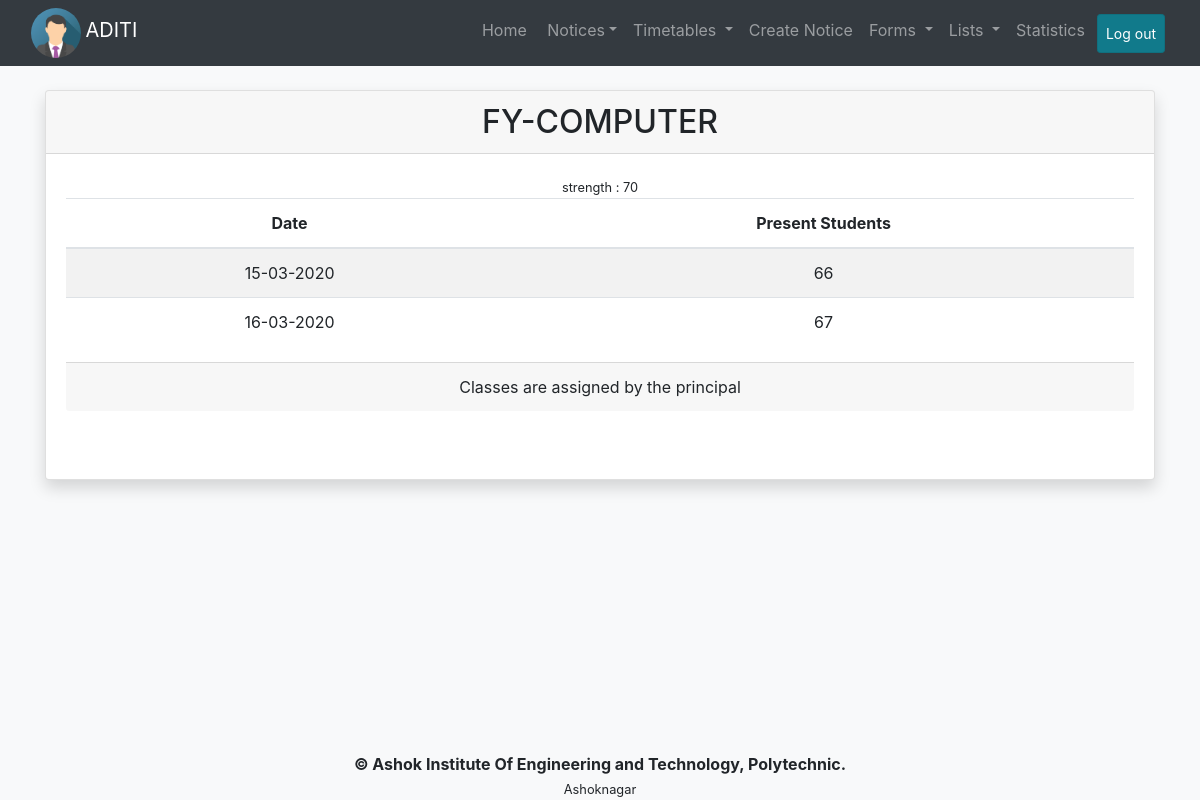
The app's page /tasks.php (signed in) with its own data.
### tables this page shows
CREATE TABLE `teachers` (
  `name` text NOT NULL,
  `surname` text NOT NULL,
  `email` varchar(40) NOT NULL,
  `password` text NOT NULL,
  `position` text NOT NULL,
  `dept` varchar(20) NOT NULL
);

CREATE TABLE `class` (
  `nam` text NOT NULL,
  `department` varchar(20) NOT NULL,
  `strength` int(20) NOT NULL,
  `cteacher` varchar(40) NOT NULL
);

CREATE TABLE `attendance` (
  `no` int(40) NOT NULL,
  `dat` text NOT NULL,
  `class` text NOT NULL,
  `cteacher` varchar(40) NOT NULL,
  `present` int(20) NOT NULL
);

### session.php (called while the page is built, shortened)
<?php
   include('connect.php');
   $user_check = $_SESSION['login_user'];
   $ses_sql = mysqli_query($conn,"select name,surname,email,position,dept from teachers where email = '$user_check'");
   $row = mysqli_fetch_array($ses_sql,MYSQLI_ASSOC);
   $login_session = $row['email'];
   $position = $row['position'];
   $name = $row['name'];
?>

### tasks.php (the view, shortened to what this page needs)
<?php
  include 'session.php';
  if(strcmp($position,'principal') == 0){
    include_once('principal.header.php');
  }else{
    include 'ch_principal.php';
    include_once('teacher.header.php');
  }
  include 'connect.php';
  $query = "SELECT nam,department,strength FROM class WHERE cteacher='$login_session'";
  $result = mysqli_query($conn,$query);
  $data = mysqli_fetch_array($result,MYSQLI_ASSOC);
  $name = $data["nam"];
  $div = $data["department"];
  $total = $data["strength"];
  $className = "".strtoupper($name)."-".strtoupper($div)."";
  $sql = "SELECT dat,present FROM attendance WHERE cteacher='$login_session'";
  $response = mysqli_query($conn,$sql);
  $arr = mysqli_fetch_all($response,MYSQLI_ASSOC);
?>
<div class="container text-center">
  <div class="card shadow mt-4">
    <div class="card-header">
      <h2 class="card-text"><?php echo "".$className.""?></h2>
    </div>
    <div class="card-body">
      <div>
        <small class="mx-auto"><?php echo "strength : ".$total."";?></small>
      <div>
      <table class="table table-striped">
        <thead>
          <tr>
            <th>Date</th>
            <th>Present Students</th>
          </tr>
        </thead>
        <tbody>
          <?php
            foreach($arr as $a){
              echo "<tr><td>".$a['dat']."</td><td>".$a['present']."</td></tr>";
            }
          ?>
        </tbody>
      </table>
    </div>
    <div class="card-footer">
      <p class="card-text">Classes are assigned by the principal</p>
    </div>
  </div>
</div>
<?php
  include_once("page.footer.php");
?>

### principal.header.php (shortened to what this page needs)
<!DOCTYPE html>
<html>
  <head>
    <link href = "main.css" rel = "stylesheet">
    <link  rel = "stylesheet" href = "bootstrap.min.css">
    <link  rel = "stylesheet" href = "jquery-ui-1.12.1/jquery-ui.min.css">
  </head>
  <body class="bg-light">
    <nav class="navbar navbar-expand-sm bg-dark navbar-dark sticky-top">
      <div class="container-fluid">
        <div class="navbar-header">
          <a href="admin"><img src="img_avatar.png" alt="Avatar" class="avatar" title="profile"></a>
          <a href="admin" class="navbar-brand"><?php include('session.php'); echo strtoupper($name);?></a>
        </div>
        <div id="main-navbar">
          <ul class="nav navbar-nav navbar-right">
            <li class="nav-item"><a class="nav-link" href="admin">Home</a></li>
            <li class="nav-item dropdown">
              <a href="#" class="nav-link dropdown-toggle" data-toggle="dropdown" id="toggle"><span class="bg-danger text-white count"></span>&nbsp;Notices</a>
            </li>
            <li class="nav-item dropdown">
              <a class="nav-link dropdown-toggle" href="#" id="tt" data-toggle="dropdown">
                Timetables
              </a>
            </li>
            <li class="nav-item">
              <a class="nav-link" href="notice" data-toggle-"tooltip" title="Create a new notice">Create Notice</a>
            </li>
            <li class="nav-item dropdown">
              <a class="nav-link dropdown-toggle" href="#" id="forms" data-toggle="dropdown">
                Forms
              </a>
            </li>
            <li class="nav-item dropdown">
              <a class="nav-link dropdown-toggle" href="#" id="lists" data-toggle="dropdown">
                Lists
              </a>
            </li>
            <li class="nav-item">
              <a class="nav-link" href="graphs">Statistics</a>
            </li>
            <li class="nav-item">
              <a class="nav-link active btn btn-sm btn-info m-1" href="logout">Log out</a>
            </li>
          </ul>
        </div>
      </div>
    </nav>

### main.css (style rules this page uses)
.avatar { vertical-align: middle; width: 50px; height: 50px; border-radius: 50%; }

### records on screen
teachers: name "ADITI"
class: className "FY-COMPUTER", strength "70"
attendance: dat "15-03-2020", present "66"
attendance: dat "16-03-2020", present "67"
